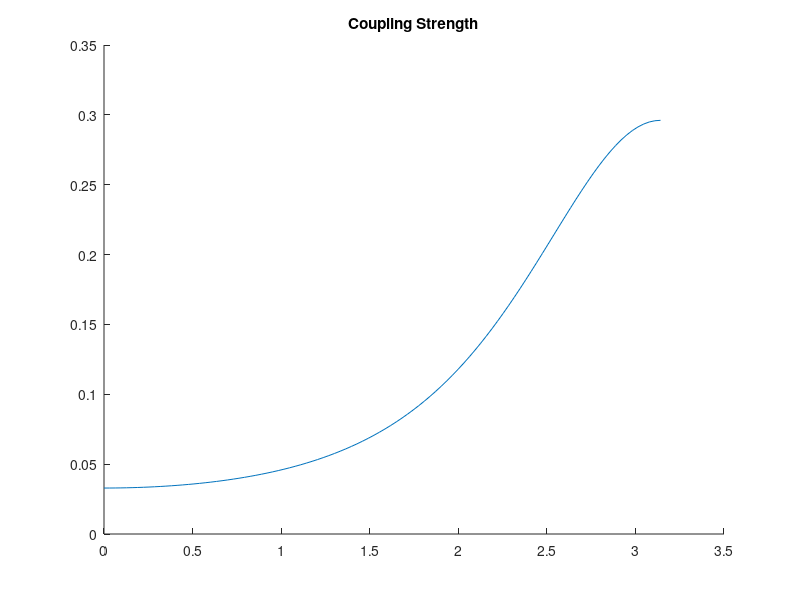

Source code (MATLAB):
% Plot the coupling strength vs theta

clear;

theta = linspace(0,pi,100);
R = 40/(2*pi)
r = 20/(2*pi)
a = sqrt(R^2 - r^2)
eta = atanh(a/R)

theta_i = acos(R/r - (a^2)./(r*(R+r*cos(theta))));

C = (cosh(eta)-cos(theta_i)).^2/(a^2);

hold on
plot(theta, C);
title('Coupling Strength')
hold off